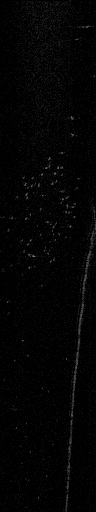
#> input picture data/dataset-1/1468966347175925_raw.png, 96 x 512 px; its folder holds only this picture in this run
$ jupyter execute --allow-errors demo.ipynb   (shell and % lines are left out)   (Python 2 division)   (older library calls are emulated)
#> lines starting #> are read from the running program, lines starting #| are printed output that depends on the picture
### sonar.py
# -*- coding: utf-8 -*-
"""
sonar.py

This module conains a set of useful routines to handle multibeam profiling sonar data processing.

See also: [teixeira2018multibeam].
"""

import json
import logging
import numpy as np

from matplotlib.image import imsave

# from skimage.io import imread, imsave

import cv2

# logging.basicConfig(format='%(levelname)s:%(message)s', level=logging.DEBUG)

class Sonar(object):
    # pylint: disable=too-few-public-methods
    # pylint: disable=too-many-instance-attributes
    """
    A class to handle pre-processing of multibeam sonar data.

    Pings are assumed to be R rows by B columns, corresponding to the data in
    polar coordinates, where the first row is closest to the sonar, and azimuth
    increases with the number of columns.
    Sonars are assumed to have a FOV smaller than 180 degrees.

    Attributes:
        min_range: Minimum range [m].
        max_range: Maximum range [m].
        num_beams: Number of sonar beams.
        num_bins:  Number of range bins/samples.
        fov:       Field of view angle (in-plane) [rad].
    """

    def __init__(self):
        """
        Initializes a sonar object with reasonable values.
        """
        self.min_range = 1.0
        self.max_range = 10.0
        self.fov = np.deg2rad(90.0)
        self.num_beams = 128

        self.num_bins = 512
        self.psf = np.ones((1, 1))
        self.taper = np.ones((self.num_beams))

        self.noise = 0.01
        self.rx_gain = 0.0 # currently unused, but important to record

        # assume linear mapping between beam and azimuth angle
        self.azimuths = np.linspace(-self.fov/2.0, self.fov/2.0, self.num_beams)
        self.k_b2a = [self.fov/(self.num_beams+0.0), -self.fov/2.0]
        self.p_beam2azi = np.poly1d(self.k_b2a)
        self.k_a2b = [self.num_beams/self.fov, self.num_beams/2.0]
        self.p_azi2beam = np.poly1d(self.k_a2b)

        # look-up table used to speed up conversion from polar to cartesian, e.g.:
        # cart_img[row_cart,col_cart] = polar_img[row_polar, cart_polar]
        self.row_cart = []
        self.col_cart = []
        self.row_polar = []
        self.col_polar = []

        self.__compute_lookup__(0.01)

    # [8 lines left out: function print_config, not called in this run]

    def load_config(self, cfg_file='sonar.json'):
        """Load the sonar configuration from file."""
        with open(cfg_file) as sonar_config_file:
            cfg = json.load(sonar_config_file)

            # lazy update: we should only update look-up table if the config has changed!
            update_lut = False

            properties = ['min_range', 'max_range', 'fov', 'num_beams', 'num_bins', 'noise', 'rx_gain']

            for p in properties:
                if p in cfg:
                    if cfg[p] != getattr(self, p):
                        update_lut = True
                        setattr(self, p, cfg[p])
                else:
                    logging.warning('property %s not found', p)

            if 'psf' in cfg:
                #if len(cfg['psf']) == self.num_beams:
                if cfg['psf'] != 1:
                    self.psf = np.array(cfg['psf'])
                    self.psf.shape = (1, self.num_beams)

            # DEPRECATED
            if 'taper' in cfg:
                if cfg['taper'] != 1:
                    self.taper = np.array(cfg['taper'])

            if 'azimuths' in cfg:
                azimuths = np.array(cfg['azimuths'])
                if np.any(azimuths != self.azimuths):
                    update_lut = True
                    self.__update_azimuths__(azimuths)
            else:
                # update the current mapping with the new parameters
                self.k_b2a = [self.fov/(self.num_beams+0.0), -self.fov/2.0]
                self.p_beam2azi = np.poly1d(self.k_b2a)
                self.k_a2b = [self.num_beams/self.fov, self.num_beams/2.0]
                self.p_azi2beam = np.poly1d(self.k_a2b)

            if update_lut:
                # delta_r is the smallest cartesian length of a pixel in the polar image
                delta_r = (self.max_range-self.min_range)/(self.num_bins+0.0)
                delta_r = min(delta_r, self.min_range*self.fov/(self.num_beams))

                self.__compute_lookup__(delta_r)

    # [88 lines left out: functions save_config, to_json, to_csv_polar, to_csv_cart, range, range_to_bin and 1 more, not called in this run]


    def beam(self, azimuth):
        """Return the beam number corresponding to the specified azimuth angle (in radians)."""
        return (np.round(self.p_azi2beam(azimuth))).astype(int)


    # [11 lines left out: function __update_azimuths__, not called in this run]
        # TODO: update angular gain table


    def __compute_lookup__(self, resolution=0.01):
        """
        Compute lookup table used in polar to cartesian conversion
        """
        # This function computes a look-up table of pairs (i,j), (k,l) to enable
        # fast conversion from polar to cartesian via vectorization of
        # ping_cart[i, j] = ping_polar[k, l]
        #
        # To do this, it computes two pairs of images
        # - Cartesian image indices (same shape as Cartesian image)
        #   - row_cart: contains the row index of the Cartesian image
        #   - col_cart: contains the column index of the Cartesian image
        # - polar image indices (same shape as polar image)
        #   - row_polar: contains the row index of the polar image
        #   - col_polar: contains the column index of the polar image
        #
        # To compute these images, we first compute the spatial coordinates of each
        # pixel and then transform it to the index using the sonar properties.

        bin_length = (self.max_range - self.min_range)/(self.num_bins + 0.0)
        # beamwidth = (self.fov)/(self.num_beams+0.0)
        assert(self.azimuths[0]<self.azimuths[-1])

        y0 = self.max_range*np.sin(self.azimuths[0])
        y1 = self.max_range*np.sin(self.azimuths[-1])
        self.width = int(np.around((y1-y0)/resolution))
        yres = (y1-y0)/(self.width+0.0) # resolution on y-axis, in m/px

        x0 = self.min_range*min(np.cos(self.azimuths[0]), np.cos(self.azimuths[-1]))
        x1 = self.max_range
        self.height = int(np.around((x1-x0)/resolution))
        xres = (x1-x0)/(self.height+0.0) # resolution on x-axis, in m/px

        logging.debug("Resolution: req=%f, x=%f, y=%f", resolution, xres, yres)

        row_cart = np.arange(0, self.height)
        row_cart.shape = (self.height, 1)
        row_cart = np.tile(row_cart, (1, self.width))
        x = x0 + xres*row_cart

        col_cart = np.arange(0, self.width)
        col_cart.shape = (1, self.width)
        col_cart = np.tile(col_cart, (self.height, 1))
        y = y0 + yres*col_cart

        # convert to range, azi
        (mag, angle) = cv2.cartToPolar(x.flatten(), y.flatten())

        # convert from cv's [0,2pi] range to [-pi,pi]
        angle[angle > np.pi] -= 2*np.pi
        angle[angle < -np.pi] += 2*np.pi

        # ensure that min and max angle are not out of bounds
        # NOTE: due to the use of the polynomial approximation to map between angle and beam, we run the risk of obtaining valid beam numbers for angles that are outside the sonar's field of view, as the polynomial approximation will be invalid in such regions. Therefore, we must get thes angles to just outside the FOV, where the approximation, despite not being valid, will not produce valid beam indices

        angle[angle < self.azimuths[0]] = self.azimuths[0]-0.1
        angle[angle > self.azimuths[-1]] = self.azimuths[-1]+0.1

        # reshape to the output image size
        mag.shape = (self.height, self.width)
        angle.shape = (self.height, self.width)
        # imsave('mag.png', mag)
        # imsave('angle.png', angle)

        # convert to beam index
        col_polar = self.p_azi2beam(angle).astype(int)
        col_polar.shape = (self.height, self.width)

        # convert to bin index
        row_polar = np.copy(mag) - self.min_range
        # row_polar = self.range2bin(mag)
        row_polar = np.around(row_polar/bin_length).astype(int)

        # DEBUG
        # imsave('col_polar_pre.png', col_polar)
        # imsave('row_polar_pre.png', row_polar)
        # imsave('col_cart_pre.png', col_cart)
        # imsave('row_cart_pre.png', row_cart)

        # map all points outside the FOV to 0,0
        # CONSIDER DELETING THESE ELEMENTS AND JUST PRE-ALLOCATING the output array
        # ...or maybe the performance hit from deleting elements offsets the gain from
        # reducing the number of look-ups?

        self.row_polar = np.copy(row_polar).astype(int)
        self.col_polar = np.copy(col_polar).astype(int)
        self.row_cart = np.copy(row_cart).astype(int)
        self.col_cart = np.copy(col_cart).astype(int)

        self.col_polar[row_polar < 0] = 0
        self.row_polar[col_polar < 0] = 0
        self.col_polar[col_polar < 0] = 0
        self.row_polar[row_polar < 0] = 0

        self.col_polar[row_polar >= self.num_bins] = 0
        self.row_polar[col_polar >= self.num_beams] = 0
        self.col_polar[col_polar >= self.num_beams] = 0
        self.row_polar[row_polar >= self.num_bins] = 0

        # [5 lines of commented-out code are left out]

    # [6 lines left out: function reset_window, not called in this run]

        # currently, width is being ignored!
        # should actually take resolution [m/px] as argument
    def to_cart(self, ping, background=0.0):
        """Convert sonar scan from polar to Cartesian

        Keyword arguments:
        ping - the sonar scan, in polar representation
        width - the desired with of the Cartesian representation (default: 320)
        Note: some conversion performance values as a function of resolution:
        Sample results for 96 beams * 512 bins, 28.8deg FOV, 2.25-11.25m
        resolution | conversion time
        0.01 m/px    9ms
        0.02 m/px    2ms
        0.03 m/px    1ms
        """
        pingc = np.copy(ping)
        image = np.zeros((self.height, self.width))
        pingc[0, 0] = background
        image[self.row_cart.flatten(), self.col_cart.flatten()] = pingc[self.row_polar.flatten(), self.col_polar.flatten()]

        return image

    def deconvolve(self, ping):
        """
        Remove impulse response function from ping
        (derived from opencv's deconvolution sample)
        """
        assert ping.shape == (self.num_bins, self.num_beams)
        # convert to float, single channel

        ping = ping.astype(np.float64)

        # compute input ping's DFT
        img_f = cv2.dft(ping, flags=cv2.DFT_COMPLEX_OUTPUT)
        psf = self.psf
        psf /= psf.sum()
        psf_padded = np.zeros_like(ping)
        kh, kw = psf.shape
        psf_padded[:kh, :kw] = psf

        # compute (padded) psf's DFT
        psf_f = cv2.dft(psf_padded, flags=cv2.DFT_COMPLEX_OUTPUT, nonzeroRows=kh)

        psf_f_2 = (psf_f**2).sum(-1)
        ipsf_f = psf_f / (psf_f_2 + self.noise)[..., np.newaxis]

        result_f = cv2.mulSpectrums(img_f, ipsf_f, 0)
        result = cv2.idft(result_f, flags=cv2.DFT_SCALE | cv2.DFT_REAL_OUTPUT)

        result = np.roll(result, -kh//2, 0)
        result = np.roll(result, -kw//2, 1)

        # result = result - result.min()
        # a) rescale to match original
        # result = (np.max(ping)/np.max(result))*result
        # b) normalize
        #result = (1.0/np.max(result))*result
        # c) clip to 0-1 range
        result[result < 0] = 0
        result = (np.max(ping)/np.max(result))*result
        # result[result>1.0] = 1.0
        return result.astype(ping.dtype)

    # [133 lines left out: functions tvg, remove_attenuation, remove_taper, preprocess, removeRange, segment and 1 more, not called in this run]

### dev/demo.ipynb
# `multibeam` demo

This notebook provides a brief overview of the functionality implemented in the `multibeam` library.

## 0. Dependencies

Let's first import all the required packages for this overview:

[cell 1]
import sys
import os
sys.path.append(os.path.abspath("..")) # so we can find didson.py, multibeam.py

import numpy as np
from scipy.stats import *
import matplotlib.pyplot as plt

from glob import glob
from skimage.io import imread, imsave

## 1. Dataset

The `data` directory of the repository contains a set of 10 test images, acquired using a SoundMetrics DIDSON, which we'll use to demonstrate the different functions in this package. Pings are typically stored as simple PNG images, where each column corresponds to a sonar beam, and each row corresponds to a range value ("polar" image).

[cell 2]
image_list = sorted(glob('../data/dataset-1/*raw.png'))
print len(image_list)

We use `JSON` to store the sonar configuration. For the test images, this is stored in the `didson.json` file. Note that as sonar configuration can change over time, it is usually best to save each sonar ping as a PNG image and JSON file.

[cell 3]
from sonar import Sonar

didson = Sonar();
#> (the rest of this cell did not finish here and is left out)

[cell 4]
print didson.beam(np.deg2rad(-69))

The configuration file can also store the sonar's beam pattern and taper function:

[cell 5]
plt.figure(figsize=(6,4))
plt.subplot(1,2,1)
plt.plot(didson.psf[0,:], label='psf')
plt.plot(didson.taper,label='taper')
plt.grid()
plt.xlabel('Beam number')
plt.ylabel('Normalized intensity')
plt.xlim([0, 95])
plt.legend()

plt.subplot(1,2,2)
plt.plot(didson.azimuths)
plt.title('')
plt.xlabel('Beam number')
plt.ylabel(r'azimuth ${}^\circ$')
plt.grid()
plt.show()
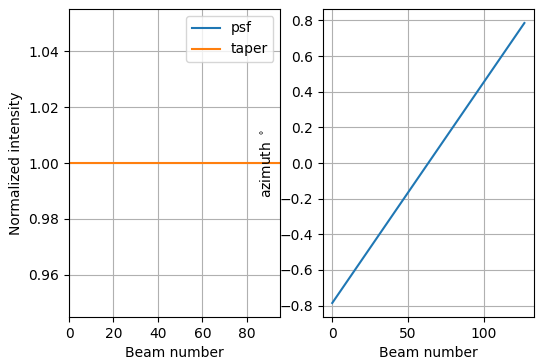
#> figure drawn by matplotlib, 2 panels; panel 2: curve peaks at x = 127, y = 0.785

## 2. Pre-processing

The type of pre-processing steps supported by this package are intended to address:
 * beam-pattern effects (deconvolution, angular gain)
 * attenuation (radial gain)

In addition, conversion from polar to Cartesian image is also supported via `to_cart`

#> (a cell that did not finish here is left out)

#> in to_cart, `pingc[0, 0] = background`: pingc: shape (512, 96) float64; min 0, max 1, mean 0.015

    plt.figure(figsize=(8,4))
    plt.subplot(1,2,1)
    plt.imshow(np.flipud(ping_raw_c) ,vmax=1.0,cmap='gray')
    plt.axis('off')

    ping_deconv = didson.preprocess(ping_raw, False)
#     ping_deconv = np.copy(ping_raw)
    ping_deconv_c = didson.to_cart(ping_deconv, 1.0)

    plt.subplot(1,2,2)
    plt.imshow(np.flipud(ping_deconv_c),vmax=1.0, cmap='gray')
    plt.axis('off')

#     imsave('demo-ping_'+str(idx)+'_raw_polar.png',(255*ping_raw).astype(np.uint8))
#     imsave('demo-ping_'+str(idx)+'_deconv_polar.png',(255*ping_deconv).astype(np.uint8))

    imsave('demo-ping_'+str(idx)+'_raw.png',(255*ping_raw_c).astype(np.uint8))
    imsave('demo-ping_'+str(idx)+'_deconv.png',(255*ping_deconv_c).astype(np.uint8))

## 3. Mixture Model Estimation

[cell 7]
import utils
intensity = np.linspace(0,1.0,256)
#> (the rest of this cell did not finish here and is left out)

#> (a cell that did not finish here is left out)

## 4. Segmentation

### 4.1 _maximum a posteriori_ (MAP)

[cell 9]
import utils

[cell 10]
idx = 4
#> (the rest of this cell did not finish here and is left out)

[cell 11]
import utils
intensity = np.linspace(0,1.0,256)
#> (the rest of this cell did not finish here and is left out)

[cell 12]
plt.figure(figsize=(20,20))
plt.subplot(4,1,1)
#> (the rest of this cell did not finish here and is left out)

### 4.2 2D Markov Random Field (MRF)

**TODO**

### 4.3 1D Markov Random Field (MRF)

**TODO**
